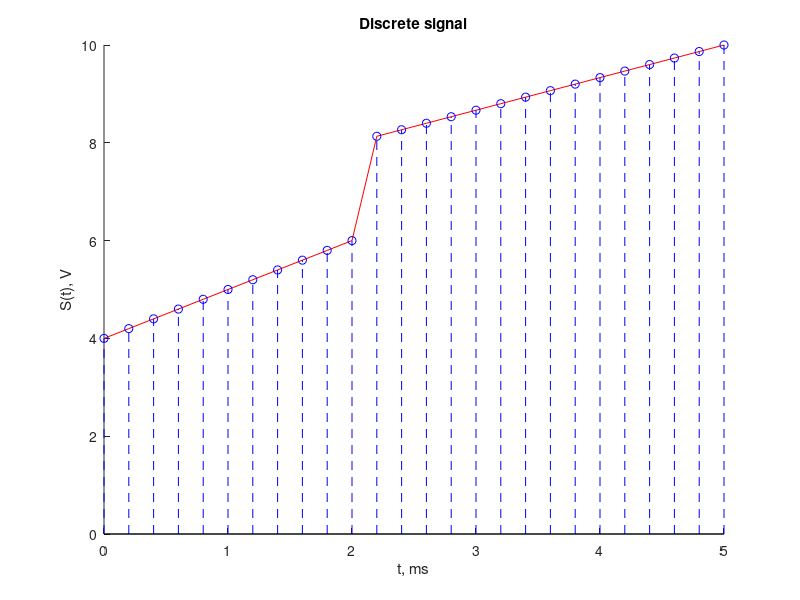
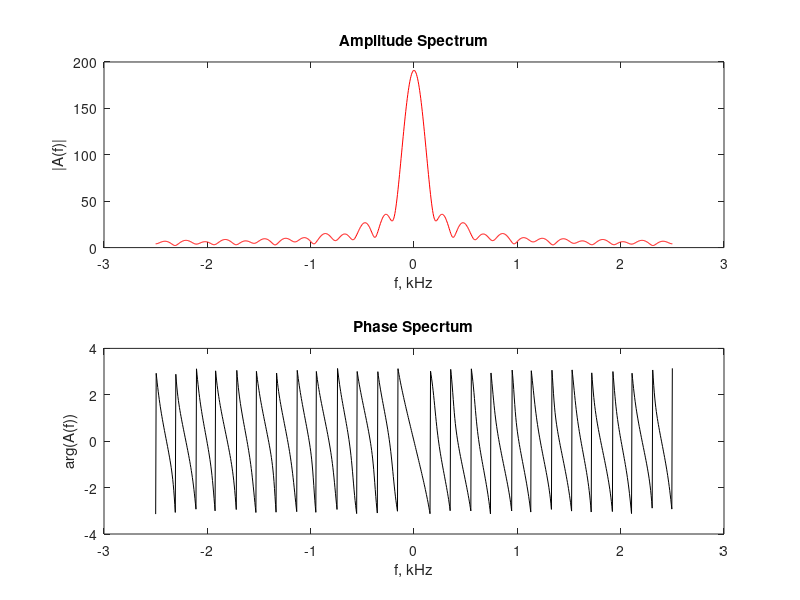
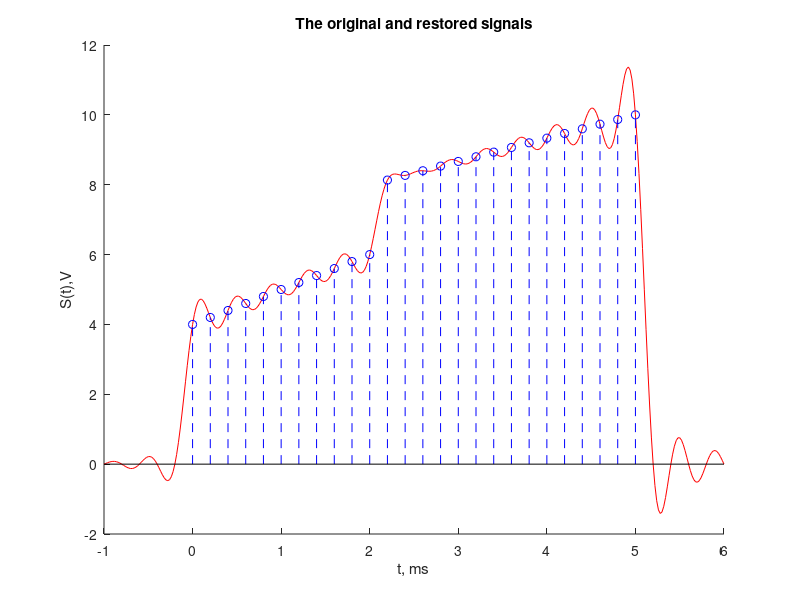

The MATLAB source for these figures, in order:
clc;
clear; % чтобы не было повторного определения перменных
close all; % чтобы избежать увеличения числа окон после запуска 

%%
% Параметры Пункт 1
U1 = 4;
U2 = 6;
U3 = 8;
U4 = 10;
T1 = 2;
T2 = 5;
Fd = 5;     % частота дискретизации
            % kx - отсчёты аналогово сигнала 
%%
%Создание дискретного сигнала Пункт 2
T = 1/Fd;       % интервал дискретизации 
                
t = 0:T:T2; % от 0 с шагом T до Т2 общий вектор для графиков 
t1 = 0:T:T1; % от 0 с шагом Т до Т1 - на графике s(t) первый кусок 
t2 = T1+T:T:T2;  % от T1 с шагом Т до Т2 - на s(t) второй кусок % T1+T тк T1 уже учли в t1

k1 = (U2-U1)/(T1-0)*t1 + U1; % коэф наклона ()/() * вектор + пересечение с OY 
k2 = (U4-U3)/(T2-T1)*(t2-T1) + U3; % из уравнения прямой нашли коэф наклона()/()*вектор + пересечение OY
% для k2 задали t = (t2 - T1) тк построение начинаем раньше --> U3 должен
% равняться 8, а, если не писать - Т1, то он равен 5 --> получилось то что
% подняли график

kx = [k1 k2]; % зададим массив линейных отсчётов u1 и u2 

% зададим график 
figure;   % пустая фигура 
hold on;   % режим сохранения графика 
plot(t,kx,'r-'); % график u от t с цветом красным
stem(t,kx,'b--'); % для построения графика дискретного сигнала - вертикальные стебельки с цветом синим
title('Discrete signal'); % подпись 
xlabel('t, ms'); % по оси x 
ylabel('S(t), V'); % по оси y подпись 

%%
% график спектра дискретного сигнала Пункт 4
N = length(kx); % длина вектора 
k = (0:N-1).'; % сформировали вектор-столбец номеров отсчётов .' транспонирование 
w_step = pi/500; % шаг чтобы поместилось в диапазон 100 элементов (500 от -pi до 0 и 500 от 0 до pi)
w = -pi:w_step:pi; % вектор-строка равномерно расположенных частот для расчёта спектра

W = length(w); % длина вектора w
disp(W); % выведем его длину для проверки правильности задания w_step и w -- 1001 = 1000 + 1 (это 0)

matrix_kw = k*w; % столбец k и строка w - попарные произведения k и w - матрица k на w
matrix_kw = matrix_kw*(-1i); % -j умножаем на матрицу 

% функция exp обрабатывает матричные значения поэлементно 

e = exp(matrix_kw); % значение комплексной экспоненты из формулы 1.3

xW = kx*e; % вектор-строка значений спектра для M частот из вектора w: k(x) * e^(-jkw)

f = Fd*w/(2*pi); % линейная частота 

figure; % пустая фигура - новое граф окно --- Построим графики 

subplot(2, 1, 1); % делим граф окно
module_xW = abs(xW); % вычисление модуля 
plot(f, module_xW, 'r'); % построение графика 
xlabel('f, kHz'); % подпись по ОХ
ylabel('|A(f)|'); % подпись по ОУ
title('Amplitude Spectrum'); % подпись графика 

subplot(2,1,2);       % делим граф окно 
phase_xW = angle(xW);  % вычесление аргумента(фазы)
plot(f, phase_xW, 'k');
xlabel('f, kHz');   % подпись по ОХ
ylabel('arg(A(f))');    % подпись по ОУ
title('Phase Specrtum');      % подпись графика

%%
% По теореме Котельникова восстановим аналоговый сигнал Пункт 5

t_restored = (-5*T):(T/10):(T2+T*5); % вектор моментов времени для расчёта восст-ого сигнала по 1.5
                             % шаг в 10 раз меньше и выходит за края, чтобы
                             % увидеть затухающие хвосты six(x)/x
length_t = length(t_restored);      % длина вектора моментов времени
Vector_values = zeros(1, length_t); % загтовка с нулями для вектора значений восстановленного
                                     % сигнала s(t)
% запишем цикл: к заготовки прибавляется очередное слагаемое из форумулы 1.5
for k_step= 1:N            % повторить N раз вычисление суммы по k: это длина спектра из Пункта 2 
    Vector_values = Vector_values + kx(k_step).*sinc((t_restored-(k_step-1).*T)./T); % T-интервал дискретизации
end % расставили точки перед * и / чтобы действия происходили поэлементно тк слагаемые 1.5 
    % рассчитываются сразу для всех моментов времени t
    % так же использовали sinc чтобы извабиться от разрывов 

% выведем графики 

figure;
hold on;

plot(t_restored,Vector_values,'r-'); % восстановленный сигнал аналоговый
stem(t,kx,'b--');             % дискретный сигнал исходный из пункта 1 

title('The original and restored signals');
xlabel('t, ms');
ylabel('S(t),V');
